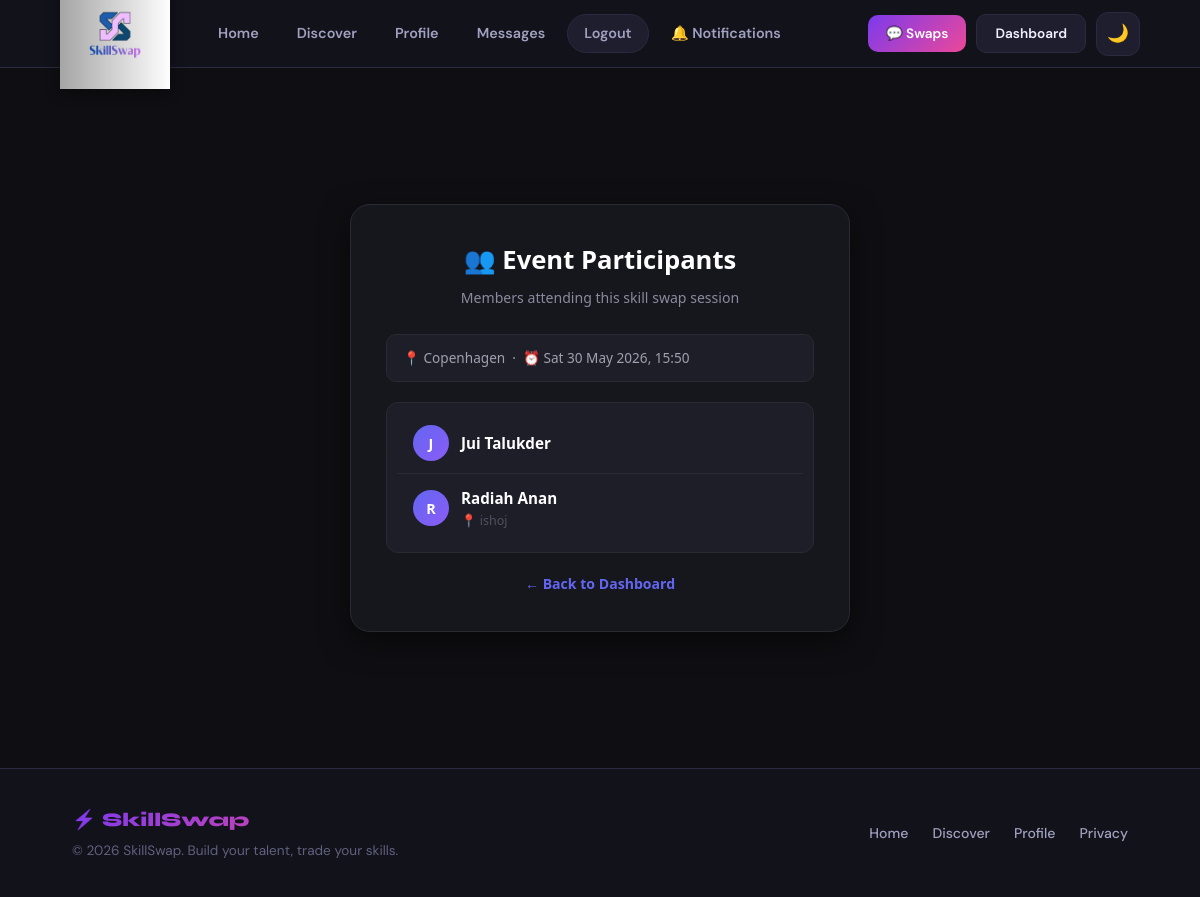
/participants.php?event_id=4 (signed in), run on the app's committed database.
### tables this page shows
CREATE TABLE `events` (
  `event_id` int(11) NOT NULL,
  `creator_id` int(11) NOT NULL,
  `location` varchar(255) NOT NULL,
  `date_time` datetime NOT NULL,
  `created_at` timestamp NOT NULL DEFAULT current_timestamp()
);

CREATE TABLE `users` (
  `user_id` int(11) NOT NULL,
  `email` varchar(255) NOT NULL,
  `password_hash` varchar(255) NOT NULL,
  `username` varchar(100) DEFAULT NULL,
  `first_name` varchar(100) DEFAULT NULL,
  `last_name` varchar(100) DEFAULT NULL,
  `bio` text DEFAULT NULL,
  `location` varchar(100) DEFAULT NULL,
  `profile_picture` varchar(255) DEFAULT NULL,
  `city` varchar(100) DEFAULT NULL,
  `user_location` varchar(100) DEFAULT NULL,
  `rating_average` decimal(2,1) DEFAULT 0.0,
  `total_reviews` int(11) DEFAULT 0,
  `is_verified` tinyint(1) DEFAULT 0,
  `account_status` enum('active','suspended','deleted') DEFAULT 'active',
  `created_at` timestamp NOT NULL DEFAULT current_timestamp(),
  `updated_at` timestamp NOT NULL DEFAULT current_timestamp() ON UPDATE current_timestamp(),
  `country` varchar(100) DEFAULT NULL
);

### participants.php (the view, shortened to what this page needs)
<?php
include "db.php";
$event_id = (int)$_GET['event_id'];
$ev = $conn->prepare("SELECT location, date_time FROM events WHERE event_id = ?");
$ev->bind_param("i", $event_id);
$ev->execute();
$event = $ev->get_result()->fetch_assoc();
$stmt = $conn->prepare("
    SELECT CONCAT(u.first_name, ' ', u.last_name) AS name, u.user_location
    FROM event_participant ep
    JOIN users u ON u.user_id = ep.user_id
    WHERE ep.event_id = ?
");
$stmt->bind_param("i", $event_id);
$stmt->execute();
$result = $stmt->get_result();
include 'includes/header.php';
?>
<div class="part-container">
    <div class="part-card">
        <div class="part-title">👥 Event Participants</div>
        <div class="part-subtitle">Members attending this skill swap session</div>
        <?php if ($event): ?>
        <div class="part-event-info">
            📍 <?= htmlspecialchars($event['location']) ?> &nbsp;·&nbsp;
            ⏰ <?= date('D d M Y, H:i', strtotime($event['date_time'])) ?>
        </div>
        <?php endif; ?>
        <div class="part-list">
            <?php if ($result && $result->num_rows > 0): ?>
                <?php while ($row = $result->fetch_assoc()): ?>
                    <div class="part-item">
                        <div class="part-avatar"><?= strtoupper(substr($row['name'], 0, 1)) ?></div>
                        <div>
                            <div style="font-weight:600;"><?= htmlspecialchars($row['name']) ?></div>
                            <?php if (!empty($row['user_location'])): ?>
                                <div style="font-size:0.78rem;color:#505060;">📍 <?= htmlspecialchars($row['user_location']) ?></div>
                            <?php endif; ?>
                        </div>
                    </div>
                <?php endwhile; ?>
            <?php else: ?>
                <div class="part-empty">👋 No participants joined yet.</div>
            <?php endif; ?>
        </div>
        <a href="dashboard.php" class="part-back-link">← Back to Dashboard</a>
    </div>
</div>
<?php include 'includes/footer.php'; ?>

### style.css (style rules this page uses)
:root { --bg: #0a0a0f; --bg2: #12121a; --bg3: #1a1a26; --surface: #1e1e2e; --surface2: #252538; --border: #2a2a40; --border2: #3a3a55; --text: #f0f0ff; --text2: #a0a0c0; --text3: #606080; --violet: #7c3aed; --violet-l: #9f67ff; --violet-d: #5b21b6; --pink: #ec4899; --pink-l: #f472b6; --cyan: #06b6d4; --cyan-l: #22d3ee; --amber: #f59e0b; --amber-l: #fbbf24; --green: #10b981; --green-l: #34d399; --red: #ef4444; --grad-main: linear-gradient(135deg, #7c3aed 0%, #ec4899 100%); --grad-cyan: linear-gradient(135deg, #06b6d4 0%, #7c3aed 100%); --grad-warm: linear-gradient(135deg, #f59e0b 0%, #ec4899 100%); --grad-green: linear-gradient(135deg, #10b981 0%, #06b6d4 100%); --nav-h: 68px; --radius: 14px; --radius-lg: 20px; --radius-xl: 28px; --shadow: 0 4px 24px rgba(0,0,0,0.4); --shadow-lg: 0 8px 40px rgba(0,0,0,0.5); --glow-v: 0 0 30px rgba(124,58,237,0.3); --glow-p: 0 0 30px rgba(236,72,153,0.3); }
*, *::before, *::after { box-sizing: border-box; margin: 0; padding: 0; }
html { scroll-behavior: smooth; }
body { background: var(--bg); color: var(--text); font-family: 'DM Sans', sans-serif; font-size: 1rem; line-height: 1.6; min-height: 100vh; transition: background .3s, color .3s; }
a { color: var(--violet-l); text-decoration: none; }

### participants.php (style rules this page uses)
.part-container { display:flex; justify-content:center; align-items:center; min-height:calc(100vh - 100px); background:#0f0f13; font-family:'Segoe UI',system-ui,sans-serif; padding:20px; }
.part-card { background:#16161d; border:1px solid #2a2a35; border-radius:20px; width:100%; max-width:500px; padding:35px; box-shadow:0 10px 30px rgba(0,0,0,0.5); }
.part-title { font-size:1.6rem; font-weight:800; color:#fff; margin-bottom:6px; text-align:center; }
.part-subtitle { font-size:0.88rem; color:#8a8a9e; text-align:center; margin-bottom:25px; }
.part-event-info { background:#1e1e28; border:1px solid #2a2a35; border-radius:10px; padding:12px 16px; margin-bottom:20px; font-size:0.85rem; color:#a0a0b0; }
.part-list { background:#1e1e28; border:1px solid #2a2a35; border-radius:12px; padding:10px; margin-bottom:20px; max-height:300px; overflow-y:auto; }
.part-item { display:flex; align-items:center; gap:12px; padding:12px 16px; color:#fff; font-size:0.95rem; border-bottom:1px solid #2a2a35; }
.part-item:last-child { border-bottom:none; }
.part-avatar { width:36px; height:36px; background:linear-gradient(135deg,#6366f1,#8b5cf6); border-radius:50%; display:flex; justify-content:center; align-items:center; font-weight:700; font-size:0.9rem; color:#fff; flex-shrink:0; }
.part-back-link { display:block; text-align:center; margin-top:10px; font-size:0.88rem; color:#6366f1; text-decoration:none; font-weight:600; }

### data on the page
events: location "Copenhagen", date_time "Sat 30 May 2026, 15:50"
users: name "J", name "Jui Talukder"
users: name "R", name "Radiah Anan", user_location "ishoj"
